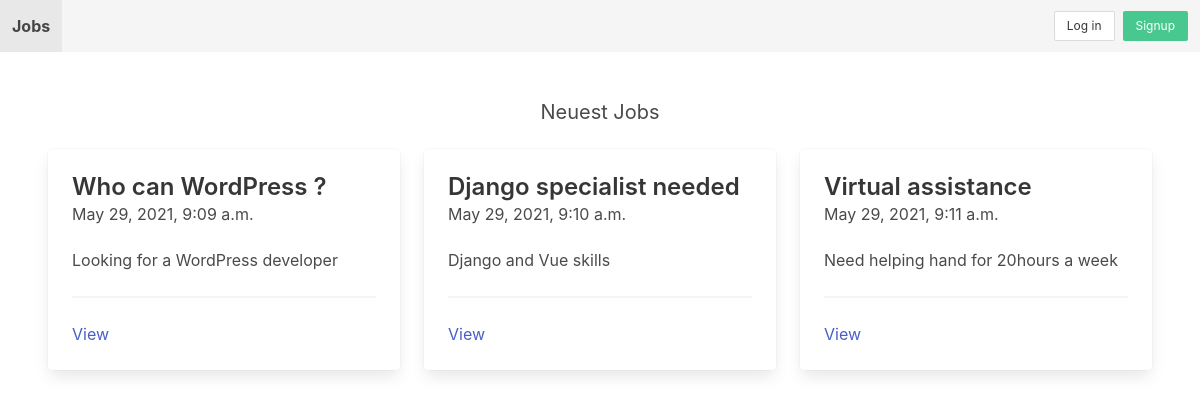
The page / on the database its author committed.
### apps/job/models.py (models this page shows, shortened)
class Job(models.Model):
    title = models.CharField(max_length=255)
    short_description = models.TextField()
    long_description = models.TextField(blank=True, null=True)
    created_by = models.ForeignKey(User, related_name='jobs', on_delete=models.CASCADE)
    created_at = models.DateTimeField(auto_now_add=True)
    changed_at = models.DateTimeField(auto_now=True)

### apps/core/views.py (the view)
# urls.py: path('', frontpage, name='frontpage'),
def frontpage(request):
    jobs = Job.objects.all()[0:3]
    context = {
        'jobs': jobs
    }
    return render(request, "core/frontpage.html", context)

### apps/core/templates/core/frontpage.html
{% extends 'core/base.html' %}
{% block content %}
<h2 class="subtitle has-text-centered">Neuest Jobs</h2>
<div class="columns">
    {% for job in jobs %}
        <div class="column is-4">
            <div class="card">
                <div class="card-content">
                    <div class="media">
                        <div class="media-content">
                            <p class="title is-4">{{ job.title }}</p>
                            <p class="subtitle is-6">{{ job.created_at }}</p>
                        </div>
                    </div>
                    <div class="content">
                        {{ job.short_description }}
                        <hr>
                        <a href="{% url 'job_detail' job.id %}">View</a>
                    </div>
                </div>
            </div>
        </div>
    {% endfor %}
</div>
{% endblock %}

### rows shown on the page
Job: title "Who can WordPress ?", created_at "May 29, 2021, 9:09 a.m.", short_description "Looking for a WordPress developer"
Job: title "Django specialist needed", created_at "May 29, 2021, 9:10 a.m.", short_description "Django and Vue skills"
Job: title "Virtual assistance", created_at "May 29, 2021, 9:11 a.m.", short_description "Need helping hand for 20hours a week"
